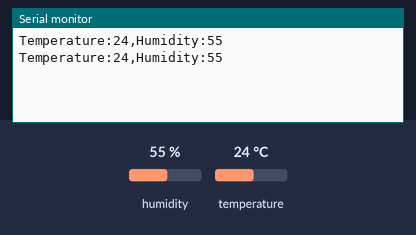
A sketch run on a simulated Arduino Uno, built with avr-gcc and run on an emulated ATmega328P. Parts: the last lines printed to the serial monitor. The inputs (shaded band) are chosen by the test bench; at power-on: humidity 55 %, temperature 24 °C.

Above: at 1.3 s.
1.4 s: humidity set to 22 %
At 2.0 s:
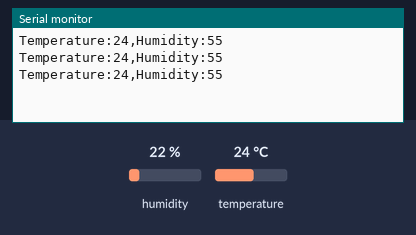
2.9 s: temperature set to 12 °C
At 3.6 s:
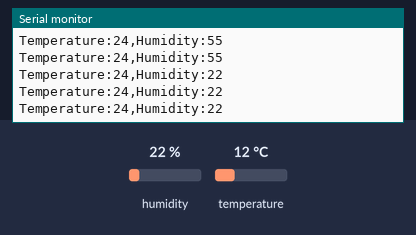
4.4 s: humidity set to 40 %
At 5.1 s:
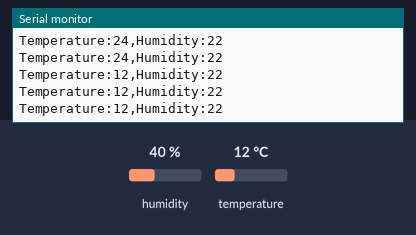
Timing chart, 0 to 7.4 s (numbered marks = the images above; inputs shaded):
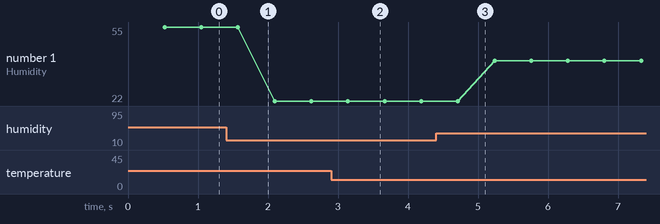

Measured:
- plotted number 1: 55 → 22 after the input at 1.4 s, 22 → 40 after the input at 4.4 s

The sketch:

DHT11_hum_tmp.ino
```cpp
/*
#include "DHT.h"

#define DHTPIN 2
#define TYPE DHT11

float tmp = 0.00;
float hum = 0.00;
DHT dht(DHTPIN, TYPE);

void setup() {
  Serial.begin(9600);
  dht.begin();
}

void loop() {

  hum = dht.readHumidity();
  Serial.print("Humidity: ");
  Serial.print(String(hum));

  tmp = dht.readTemperature();
  Serial.print("\tTemperature: ");
  Serial.print(String(tmp));

  Serial.print("\n");
  delay(500);
}
*/

#include <DHT11.h>

DHT11 dht11(2);

void setup() {
    Serial.begin(9600);
}

void loop() {
    int temperature, humidity;

    int result = dht11.readTemperatureHumidity(temperature, humidity);

    if (result == 0) {
        Serial.print("Temperature:");
        Serial.print(temperature);
        Serial.print(",Humidity:");
        Serial.println(humidity);
    } else {
        Serial.println(DHT11::getErrorString(result));
    }
}
```
